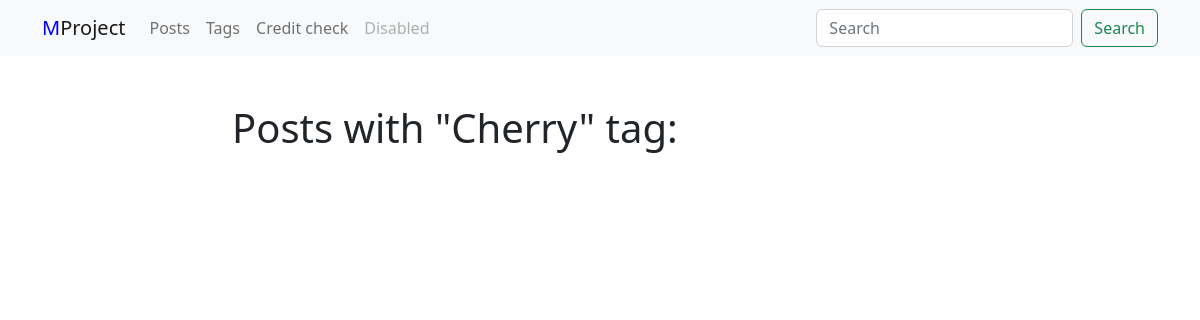
Page /blog/tag/cherry/ on the earlier database version.
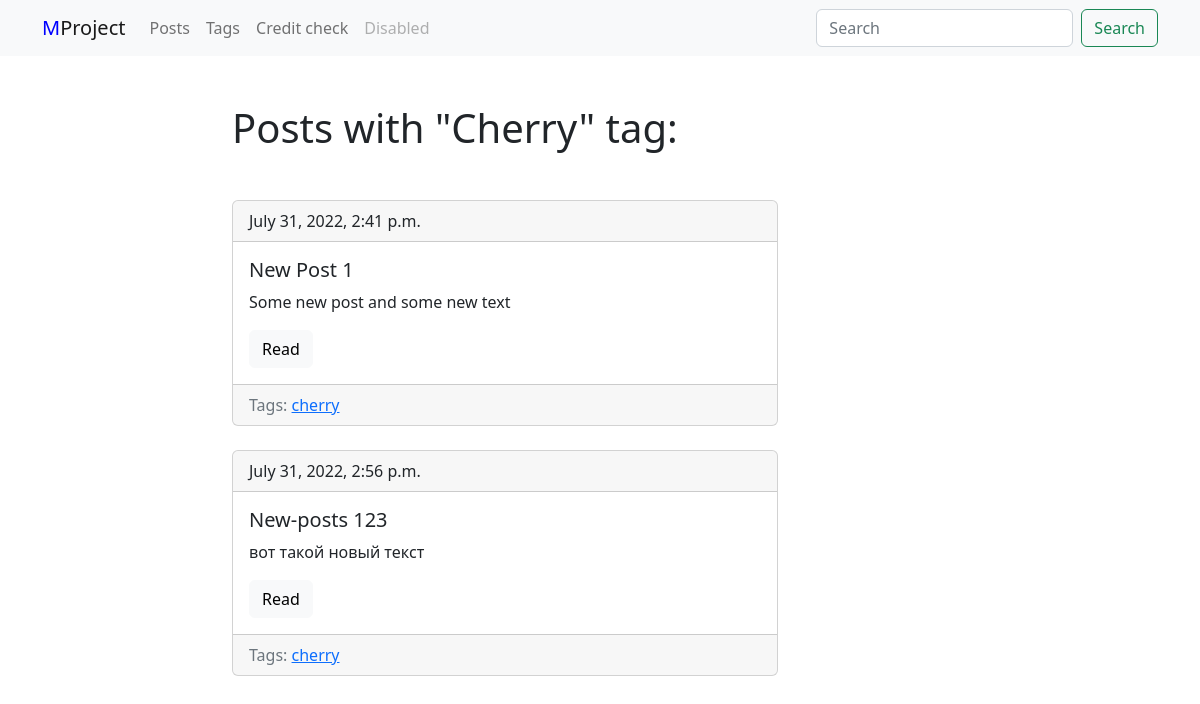
Same page on the later database version.
### blog/models.py (models this page shows, shortened)
class Tag(models.Model):
    title = models.CharField(max_length=50)
    slug = models.SlugField(max_length=50, unique=True)
    def get_absolute_url(self):
        return reverse('tag_detail_url', kwargs={'slug': self.slug})

class Post(models.Model):
    title = models.CharField(max_length=150, db_index=True)
    slug = models.SlugField(max_length=150, blank=True, unique=True)
    body = models.TextField(blank=True, db_index=True)
    tags = models.ManyToManyField('Tag', blank=True, related_name='posts')
    date_pub = models.DateTimeField(auto_now_add=True)
    def get_absolute_url(self):
        return reverse('post_detail_url', kwargs={'slug': self.slug})

### blog/views.py (the view)
# urls.py: path('tag/<str:slug>/', TagDetail.as_view(), name='tag_detail_url'),
class TagDetail(ObjectDetailMixin, View):
    model = Tag
    template = 'blog/tag_detail.html'

### blog/utils.py (called while the page is built)
    def get(self, request, slug):
        obj = get_object_or_404(self.model, slug__iexact=slug)
        return render(request, self.template, context={self.model.__name__.lower(): obj})

### blog/templates/blog/tag_detail.html (shortened to what this page needs)
{% extends 'blog/base_blog.html' %}
{% block content %}
    <h1 class="mb-5">
    Posts with "{{ tag.title|title }}" tag:
    </h1>
    {% for post in tag.posts.all %}
{% include 'blog/includes/post_card_template.html' %}
    {% endfor %}
{% endblock %}

### blog/templates/blog/base_blog.html
{% extends 'base.html' %}

### templates/base.html (shortened to what this page needs)
<!DOCTYPE html>
<html lang="en">
<head>
    <link href="https://cdn.jsdelivr.net/npm/bootstrap@5.2.0/dist/css/bootstrap.min.css" rel="stylesheet"
>
    <link href="https://getbootstrap.com/docs/5.2/assets/css/docs.css" rel="stylesheet">
</head>
<body>
<nav class="navbar navbar-expand-lg bg-light" style="background-color: #e3f2fd;">
    <div class="container">
        <a class="navbar-brand" href="#"><span style="color:blue">M</span>Project</a>
        <div class="collapse navbar-collapse" id="navbarTogglerDemo02">
            <ul class="navbar-nav me-auto mb-2 mb-lg-0">
                <li class="nav-item">
                    <a class="nav-link  " aria-current="page" href="{% url 'posts_list_url' %}">Posts</a>
                </li>
                <li class="nav-item">
                    <a class="nav-link  "
                       aria-current="page" href="{% url 'tags_list_url' %}">Tags
                    </a>
                </li>
                <li class="nav-item">
                    <a class="nav-link " aria-current="page" href="{% url 'bondins_url' %}">Credit check</a>
                </li>
                <li class="nav-item">
                    <a class="nav-link disabled">Disabled</a>
                </li>
            </ul>
            <form class="d-flex" role="search">
                <input class="form-control me-2" type="search" placeholder="Search" aria-label="Search">
                <button class="btn btn-outline-success" type="submit">Search</button>
            </form>
        </div>
    </div>
</nav>
<div class="container mt-5">
    <div class="row">
        <div class="col-6 offset-md-2">
            {% block content %}{% endblock %}
    </div>
</body>
</html>

### blog/templates/blog/includes/post_card_template.html
        <div class="card mb-4">
            <div class="card-header">
                {{ post.date_pub }}
            </div>
            <div class="card-body">
                <h5 class="card-title">{{ post.title }}</h5>
                <p class="card-text">{{ post.body|truncatewords:15 }}</p>
                <a href="{{ post.get_absolute_url }}" class="btn btn-light">Read</a>
            </div>
              <div class="card-footer text-muted">
                 Tags:
                  {% for tag in post.tags.all %}
                    <a href="{{ tag.get_absolute_url }}">{{ tag.title }}</a>
                  {% endfor %}
            </div>
        </div>

Differences in the rows shown:
added Post: date_pub "July 31, 2022, 2:41 p.m.", title "New Post 1", body "Some new post and some new text", Tag (title "cherry")
added Post: date_pub "July 31, 2022, 2:56 p.m.", title "New-posts 123", body "вот такой новый текст", Tag (title "cherry")
